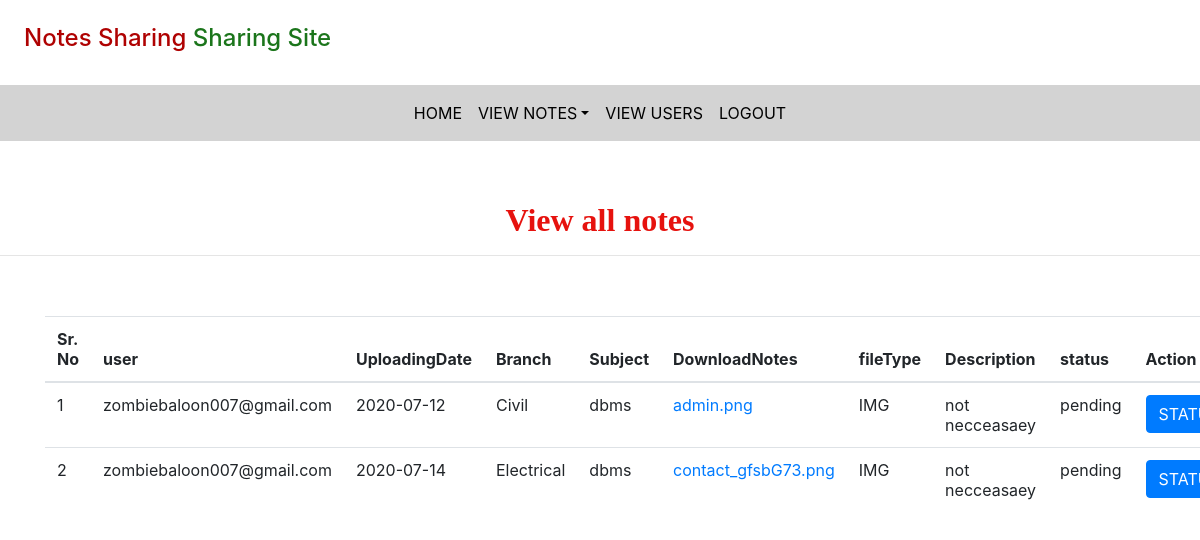
The app's page /viewallnotes (signed in), older data.
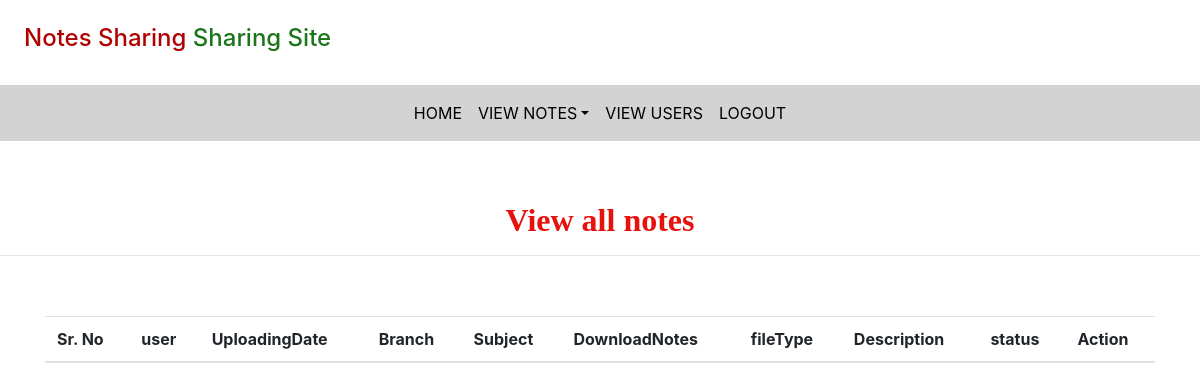
The same page, newer data.
### notes/models.py (models this page shows)
class Notes(models.Model):
    user = models.ForeignKey(User,on_delete=models.CASCADE)
    uploadingdate = models.CharField(max_length=10  )
    branch = models.CharField(max_length=30)
    subject = models.CharField(max_length=10)
    notesfile = models.FileField(null=True)
    filetype = models.CharField(max_length=30)
    description = models.CharField(max_length=100,null=True)
    status = models.CharField(max_length=15)

### notes/views.py (the view)
# urls.py: path('viewallnotes',viewallnotes,name='viewallnotes'),
def viewallnotes(request):
    if not request.user.is_staff:
        return redirect('login_admin')
    user = User.objects.get(id=request.user.id)
    notes = Notes.objects.all()
    d = {'notes':notes}
    return render(request,'viewallnotes.html',d)

### notes/templates/viewallnotes.html (shortened to what this page needs)
{% extends 'admin_nevigation.html' %}
{% load static %}
{% block body %}
<center><h2 style="font-family: 'Monotype Corsiva';color: #E6120E;font-weight: bold;margin-top: 5%;">View all notes</h2></center><hr>
<div class="container">
    <table class="table table-borderd" id="mytable">
        <thead>
            <tr>
                <th>Sr. No</th>
                <th>user</th>
                <th>UploadingDate</th>
                <th>Branch</th>
                <th>Subject</th>
                <th>DownloadNotes</th>
                <th>fileType</th>
                <th>Description</th>
                <th>status</th>
                <th>Action</th>
            </tr>
        </thead>
        <tbody>
            {% for i in notes %}
            <tr>
                <td>{{forloop.counter}}</td>
                <td>{{i.user}}</td>
                <td>{{i.uploadingdate}}</td>
                <td>{{i.branch}}</td>
                <td>{{i.subject}}</td>
                <td>
                    <a href="{{i.notesfile.url}}" download>{{i.notesfile}}</a>
                </td>
                <td>{{i.filetype}}</td>
                <td>{{i.description}}</td>
                <td>{{i.status}}</td>
                <td>
                    <a href="{% url 'assign_status' i.id %}"><button class="btn btn-primary">STATUS</button></a>
                </td>
            </tr>
            {% endfor %}
        </tbody>
    </table>
</div>
{% endblock %}

### notes/templates/admin_nevigation.html (shortened to what this page needs)
<html lang="en">
<head>
  {% load static %}
  <link rel="stylesheet" href="https://maxcdn.bootstrapcdn.com/bootstrap/4.3.1/css/bootstrap.min.css">
  <link rel="stylesheet" href="https://use.fontawesome.com/releases/v5.6.3/css/all.css">
  <link rel="stylesheet" href="{% static 'css/mystile.css' %}">
</head>
<body>
  <h4 style="padding: 2%"><span style="color: rgb(175, 2, 2);">Notes Sharing</span><span style="color: rgb(27, 117, 27);"> Sharing Site</span></h4>
  <nav class="navbar navbar-expand-sm justify-content-center" style="background-color: lightgrey">
  <ul class="navbar-nav">
    <li class="navbar-item">
      <a class="nav-link" href="{% url 'admin_home' %}">HOME</a>
    </li>
    <li class="navbar-item dropdown">
      <a class="nav-link dropdown-toggle" href="#" data-toggle="dropdown">VIEW NOTES</a>
    </li>
    <li class="navbar-item">
      <a class="nav-link" href="{% url 'viewusers' %}">VIEW USERS</a>
    </li>
    <li class="navbar-item">
      <a class="nav-link" href="{% url 'Logout' %}">LOGOUT</a>
  </ul>
  </nav>
</body>
</html>
{% block body %}
{% endblock %}

### notes/static/css/mystile.css (style rules this page uses)
.nav-link { color: black }

Row changes from the older to the newer data that the page shows:
removed Notes: user "zombiebaloon007@gmail.com", uploadingdate "2020-07-12", branch "Civil", subject "dbms", notesfile "admin.png", filetype "IMG", description "not necceasaey", status "pending"
removed Notes: user "zombiebaloon007@gmail.com", uploadingdate "2020-07-14", branch "Electrical", subject "dbms", notesfile "contact_gfsbG73.png", filetype "IMG", description "not necceasaey", status "pending"
